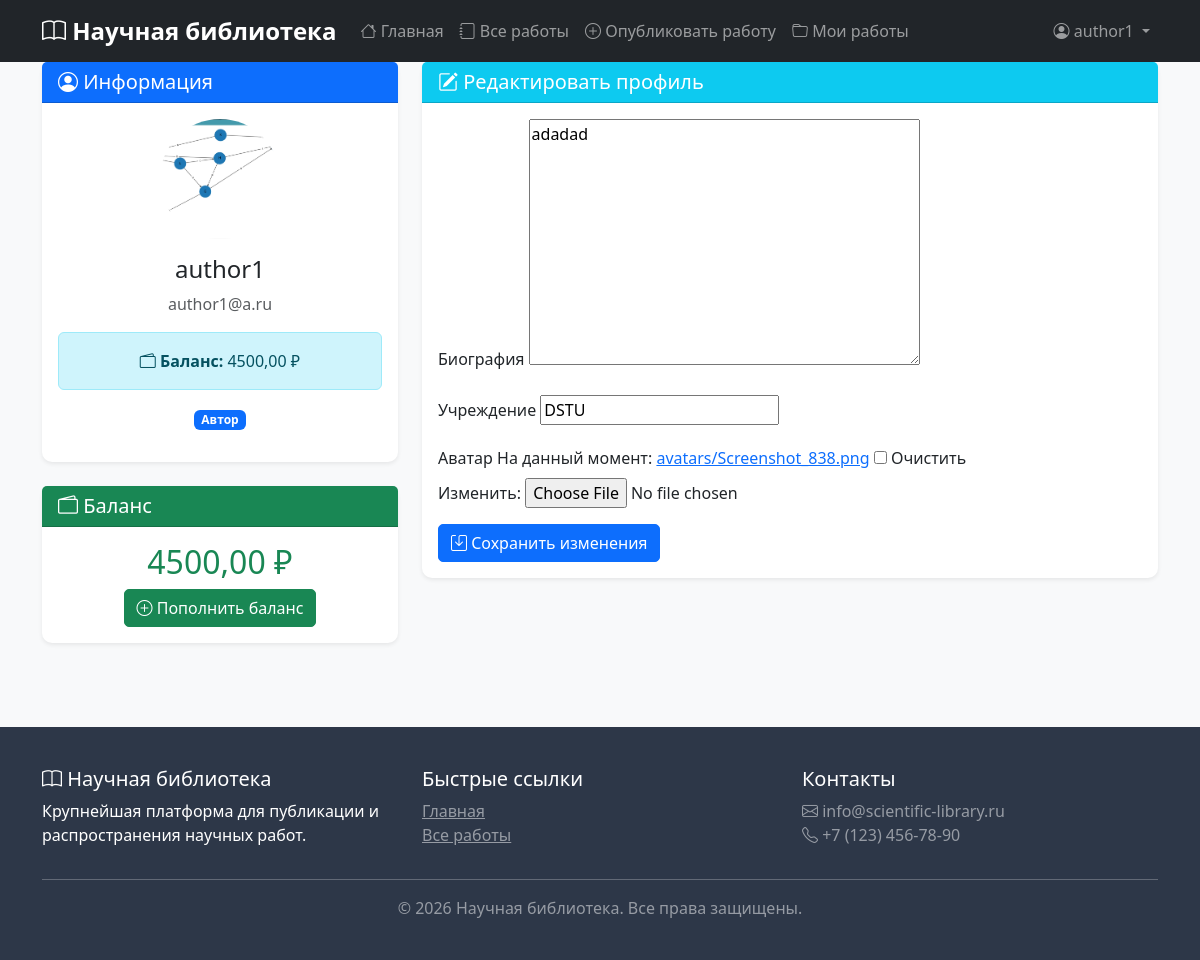
The page /accounts/profile/ (signed in) on the database its author committed.
### accounts/models.py (models this page shows, shortened)
class User(AbstractUser):
    ROLE_CHOICES = [
        ('user', 'Пользователь'),
        ('author', 'Автор'),
        ('moderator', 'Модератор'),
        ('admin', 'Администратор'),
    ]
    role = models.CharField(max_length=20, choices=ROLE_CHOICES, default='user')
    email = models.EmailField(unique=True)
    def can_publish(self):
        return self.role in ['author', 'moderator', 'admin']
    def is_moderator(self):
        return self.role in ['moderator', 'admin']

class UserProfile(models.Model):
    user = models.OneToOneField(User, on_delete=models.CASCADE, related_name='profile')
    balance = models.DecimalField(max_digits=10, decimal_places=2, default=0.00)
    avatar = models.ImageField(upload_to='avatars/', null=True, blank=True)
    bio = models.TextField(max_length=500, blank=True)
    institution = models.CharField(max_length=200, blank=True, help_text="Научное учреждение")
    created_at = models.DateTimeField(auto_now_add=True)
    updated_at = models.DateTimeField(auto_now=True)

### accounts/views.py (the view)
# urls.py: path('profile/', views.profile_view, name='profile'),
@login_required
def profile_view(request):
    profile = request.user.profile
    if request.method == 'POST':
        form = UserProfileForm(request.POST, request.FILES, instance=profile)
        if form.is_valid():
            form.save()
            messages.success(request, 'Профиль обновлен!')
            return redirect('accounts:profile')
    else:
        form = UserProfileForm(instance=profile)
    purchases = request.user.purchases.all().order_by('-purchase_date') if hasattr(request.user, 'purchases') else []
    context = {
        'form': form,
        'profile': profile,
        'purchases': purchases,
    }
    return render(request, 'accounts/profile.html', context)

### accounts/forms.py (shortened to what this page needs)
class UserProfileForm(forms.ModelForm):
    class Meta:
        model = UserProfile
        fields = ['bio', 'institution', 'avatar']

### templates/accounts/profile.html (shortened to what this page needs)
{% extends 'base.html' %}
{% load static %}
{% block content %}
<div class="container">
    <div class="row">
        <div class="col-md-4 mb-4">
            <div class="card border-0 shadow-sm">
                <div class="card-header bg-primary text-white">
                    <h5 class="mb-0"><i class="bi bi-person-circle"></i> Информация</h5>
                </div>
                <div class="card-body text-center">
                    {% if user.profile.avatar %}
                        <img src="{{ user.profile.avatar.url }}" alt="Avatar" class="rounded-circle mb-3"
                             style="width: 120px; height: 120px; object-fit: cover;">
                    {% else %}
                        <div class="rounded-circle bg-secondary text-white d-flex align-items-center justify-content-center mx-auto mb-3"
                             style="width: 120px; height: 120px; font-size: 48px;">
                            <i class="bi bi-person"></i>
                        </div>
                    {% endif %}
                    <h4>{{ user.username }}</h4>
                    <p class="text-muted">{{ user.email }}</p>
                    <div class="alert alert-info">
                        <i class="bi bi-wallet2"></i>
                        <strong>Баланс:</strong> {{ user.profile.balance }} ₽
                    </div>
                    <p>
                        <span class="badge bg-primary">{{ user.get_role_display }}</span>
                    </p>
                </div>
            </div>
            <div class="card border-0 shadow-sm mt-4">
                <div class="card-header bg-success text-white">
                    <h5 class="mb-0"><i class="bi bi-wallet2"></i> Баланс</h5>
                </div>
                <div class="card-body text-center">
                    <h2 class="text-success">{{ user.profile.balance }} ₽</h2>
                    <a href="{% url 'accounts:top_up_balance' %}" class="btn btn-success">
                        <i class="bi bi-plus-circle"></i> Пополнить баланс
                    </a>
                </div>
            </div>
        </div>
        <div class="col-md-8">
            <div class="card border-0 shadow-sm mb-4">
                <div class="card-header bg-info text-white">
                    <h5 class="mb-0"><i class="bi bi-pencil-square"></i> Редактировать профиль</h5>
                </div>
                <div class="card-body">
                    <form method="post" enctype="multipart/form-data">
                        <div class="mb-3">
                            <label class="form-label">Биография</label>
                            {{ form.bio }}
                        </div>
                        <div class="mb-3">
                            <label class="form-label">Учреждение</label>
                            {{ form.institution }}
                        </div>
                        <div class="mb-3">
                            <label class="form-label">Аватар</label>
                            {{ form.avatar }}
                        </div>
                        <button type="submit" class="btn btn-primary">
                            <i class="bi bi-save"></i> Сохранить изменения
                        </button>
                    </form>
                </div>
            </div>
        </div>
    </div>
</div>
{% endblock %}

### templates/base.html (shortened to what this page needs)
<!DOCTYPE html>
<html lang="ru">
<head>
    <link href="https://cdn.jsdelivr.net/npm/bootstrap@5.3.0/dist/css/bootstrap.min.css" rel="stylesheet">
    <link rel="stylesheet" href="https://cdn.jsdelivr.net/npm/bootstrap-icons@1.11.0/font/bootstrap-icons.css">
    {% load static %}
    <link href="{% static 'css/custom.css' %}" rel="stylesheet">
</head>
<body>
    <nav class="navbar navbar-expand-lg navbar-dark bg-dark sticky-top">
        <div class="container">
            <a class="navbar-brand" href="{% url 'index' %}">
                <i class="bi bi-book"></i> Научная библиотека
            </a>
            <div class="collapse navbar-collapse" id="navbarNav">
                <ul class="navbar-nav me-auto">
                    <li class="nav-item">
                        <a class="nav-link" href="{% url 'index' %}">
                            <i class="bi bi-house"></i> Главная
                        </a>
                    </li>
                    <li class="nav-item">
                        <a class="nav-link" href="{% url 'works:work_list' %}">
                            <i class="bi bi-journal"></i> Все работы
                        </a>
                    </li>
                    {% if user.is_authenticated %}
                        {% if user.can_publish %}
                        <li class="nav-item">
                            <a class="nav-link" href="{% url 'works:work_create' %}">
                                <i class="bi bi-plus-circle"></i> Опубликовать работу
                            </a>
                        </li>
                        {% endif %}
                        <li class="nav-item">
                            <a class="nav-link" href="{% url 'works:my_works' %}">
                                <i class="bi bi-folder"></i> Мои работы
                            </a>
                        </li>
                    {% endif %}
                </ul>
                <ul class="navbar-nav">
                    {% if user.is_authenticated %}
                        <li class="nav-item dropdown">
                            <a class="nav-link dropdown-toggle" href="#" id="userDropdown" role="button" data-bs-toggle="dropdown">
                                <i class="bi bi-person-circle"></i> {{ user.username }}
                            </a>
                        </li>
                    {% endif %}
                </ul>
            </div>
        </div>
    </nav>
    <main>
        {% block content %}
        {% endblock %}
    </main>
    <footer class="footer">
        <div class="container">
            <div class="row">
                <div class="col-md-4">
                    <h5><i class="bi bi-book"></i> Научная библиотека</h5>
                    <p>Крупнейшая платформа для публикации и распространения научных работ.</p>
                </div>
                <div class="col-md-4">
                    <h5>Быстрые ссылки</h5>
                    <ul class="list-unstyled">
                        <li><a href="{% url 'index' %}" class="text-white-50">Главная</a></li>
                        <li><a href="{% url 'works:work_list' %}" class="text-white-50">Все работы</a></li>
                    </ul>
                </div>
                <div class="col-md-4">
                    <h5>Контакты</h5>
                    <p class="text-white-50">
                        <i class="bi bi-envelope"></i> info@scientific-library.ru<br>
                        <i class="bi bi-telephone"></i> +7 (123) 456-78-90
                    </p>
                </div>
            </div>
            <hr class="bg-light">
            <div class="text-center">
                <p class="text-white-50 mb-0">&copy; 2026 Научная библиотека. Все права защищены.</p>
            </div>
        </div>
    </footer>
</body>
</html>

### static/css/custom.css (style rules this page uses)
body { font-family: 'Segoe UI', Tahoma, Geneva, Verdana, sans-serif; background-color: #f8f9fa; }
.card { border-radius: 10px; transition: all 0.3s ease; }
.btn { border-radius: 5px; transition: all 0.3s ease; }
.card { animation: fadeIn 0.5s ease; }

### templates/base.html (style rules this page uses)
.navbar-brand { font-weight: bold; font-size: 1.5rem; }
.footer { background-color: #2d3748; color: white; padding: 40px 0; margin-top: 60px; }

### rows shown on the page
User: username "author1", profile.avatar (picture), email "author1@a.ru", profile.balance "4500,00", role "Автор"
UserProfile: bio "adadad", institution "DSTU"
